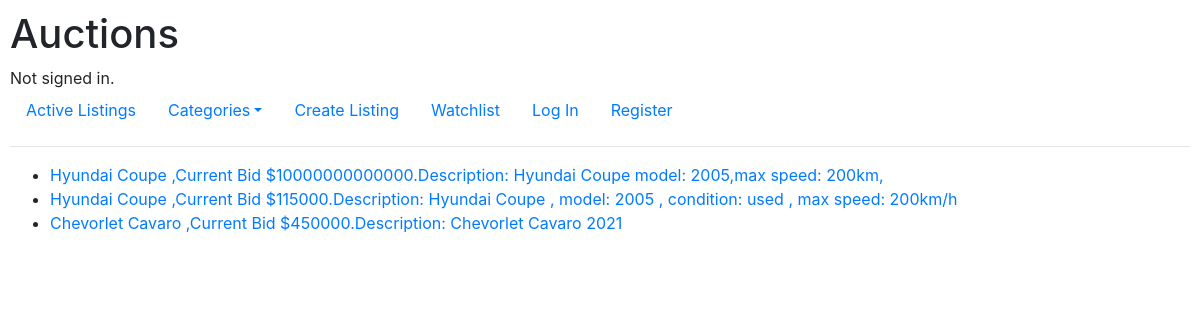
The app's page /categories/Cars, older data.
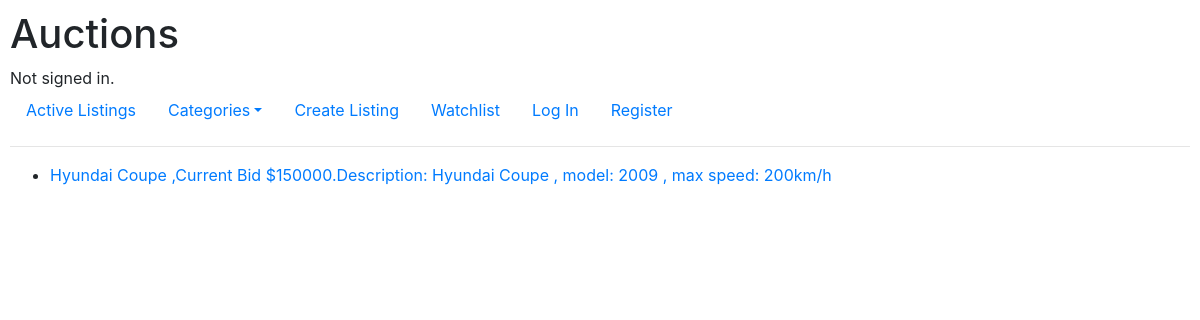
The same page, newer data.
### auctions/models.py (models this page shows)
class Auctions(models.Model):
    category = models.CharField(
        max_length=12,
        choices=CATEGORY_CHOICES,
        default=CATEGORY_CHOICES[0],
    )
    name = models.CharField(max_length=64)
    description = models.CharField(max_length=200)
    startbid = models.IntegerField()
    img = models.ImageField(upload_to="images", blank=True)
    user = models.ForeignKey(
        User, on_delete=models.CASCADE, related_name="user_auction")
    active = models.BooleanField(default=True)
    def __str__(self):
        return f"{self.name} ,Current Bid ${self.startbid}.Description: {self.description}"

### auctions/views.py (the view)
# urls.py: path("categories/<str:category>", views.categories, name="category"),
def categories(request, category):
    items = Auctions.objects.all()
    if [item for item in CATEGORY_CHOICES if category in item]:
        return render(request, "auctions/category.html", {
            "category": category,
            "items": items
        })
    else:
        return render(request, "auctions/error.html", {
            "message": "No category found"
        })

### auctions/templates/auctions/category.html (shortened to what this page needs)
{% extends "auctions/layout.html" %}
{% block body %}
    <ul>
    {% for item in items %}
        {% if item.category == category %}
            <li><a href="{% url "item" item.id %}">{{item}}</a></li>
        {% endif %}
    {% endfor %}
    </ul>
{% endblock %}

Row changes from the older to the newer data that the page shows:
removed Auctions: name+startbid+description "Hyundai Coupe ,Current Bid $10000000000000.Description: Hyundai Coupe model: 2005,max speed: 200km,"
removed Auctions: name+startbid+description "Hyundai Coupe ,Current Bid $115000.Description: Hyundai Coupe , model: 2005 , condition: used , max speed: 200km/h"
removed Auctions: name+startbid+description "Chevorlet Cavaro ,Current Bid $450000.Description: Chevorlet Cavaro 2021"
added Auctions: name+startbid+description "Hyundai Coupe ,Current Bid $150000.Description: Hyundai Coupe , model: 2009 , max speed: 200km/h"
